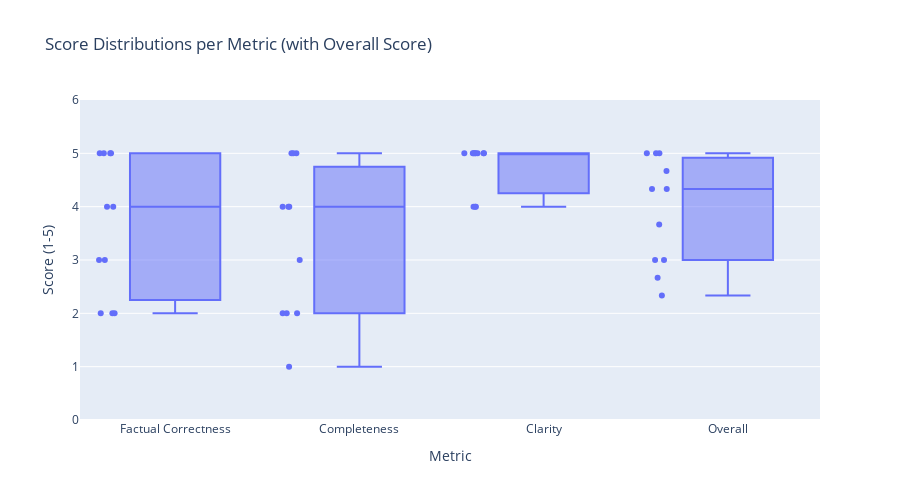

The notebook cell this image was saved under:
### Code cell
import plotly.express as px
import pandas as pd

# Make sure relevant columns are numeric
numeric_cols = [
    'evaluation_factual_correctness_score', 
    'evaluation_completeness_score', 
    'evaluation_clarity_score'
]

df = final_df.copy()
for col in numeric_cols:
    df[col] = pd.to_numeric(df[col], errors='coerce')  # convert invalid to NaN

# Calculate overall average score per question
df['overall_score'] = df[numeric_cols].mean(axis=1)

# Melt DataFrame to long format (including overall score)
melted_df = df.melt(
    id_vars=['question'],
    value_vars=numeric_cols + ['overall_score'],
    var_name='Metric',
    value_name='Score'
)

# Clean up metric names for display
melted_df['Metric'] = (
    melted_df['Metric']
    .str.replace('evaluation_', '', regex=False)
    .str.replace('_score', '', regex=False)
    .str.replace('_', ' ')
    .str.title()
)

# Drop rows with missing scores (optional, if needed)
melted_df = melted_df.dropna(subset=['Score'])

# Plot boxplot
fig = px.box(
    melted_df,
    x='Metric',
    y='Score',
    points='all',  # show individual points
    hover_data=['question'],
    title='Score Distributions per Metric (with Overall Score)',
    height=500
)

fig.update_layout(
    yaxis=dict(range=[0, 6], dtick=1),
    xaxis_title='Metric',
    yaxis_title='Score (1-5)'
)

fig.show()

### Figure 1 — Plotly figure (JSON) as saved in the notebook; plotly's stock layout.template omitted (floating-point values rounded to 4 significant figures)
{"data": [{"alignmentgroup": "True", "boxpoints": "all", "customdata": [["What specific financial highlights or operational changes are mentioned in Oracle Corporation's 2024 fiscal year report, ending on May 31, 2024?"], ["Based on the provided chunk of Huy Bui’s professional profile, which details his experience with Publicis Groupe from June 2022 to the present and his recognition in 2024 for innovative analytics solutions, generate the following question:\n\n**What data science initiatives and client-agnostic applications did Huy Bui lead at Publicis Groupe between 2022 and the present, and how did these contribute to increased productivity and innovation at the company, especially noted by the awards received in 2024?**"], ["How does Cisco Systems, Inc. plan to support customers in modernizing their infrastructure during fiscal year 2024, particularly in terms of automation and real-time network management?"], ["What provisions in Netflix, Inc.'s charter documents and Delaware law could discourage a takeover that stockholders might consider favorable as of the fiscal year ended December 31, 2024?"], ["What are the key factors that Amazon identified as potentially impacting its business in 2024, including technological changes and operational risks?"], ["How did foreign exchange effects impact Meta Platforms, Inc.’s reported revenue and advertising revenue, and what were the corresponding year-over-year growth rates for these metrics, as reflected in the company’s financial results for the full year ended December 31, 2024?"], ["How does NVIDIA Corporation’s approach to leveraging its intellectual property and providing GPU-based hardware solutions help automotive partners, tier-1 suppliers, and start-ups address the complex challenges in autonomous driving for fiscal year 2024?"], ["What criteria did the auditors use to evaluate Alphabet Inc.'s internal control over financial reporting as of December 31, 2024?"], ["How could changes to legal protections for content moderation and third-party content impact Reddit, Inc.'s potential liability and operational costs for the fiscal year ended December 31, 2024?"], ["How did Tesla's hiring and development programs contribute to its employee growth and retention in 2024?"], ["Question:\n\nWhat types of officer certificates and forms of global notes related to Apple Inc.’s debt due between 2026 and 2053 were included in the Form 8-K exhibit during the fiscal year ended September 28, 2024, and what are the respective interest rates for each note?"], ["What specific financial highlights or operational changes are mentioned in Oracle Corporation's 2024 fiscal year report, ending on May 31, 2024?"], ["Based on the provided chunk of Huy Bui’s professional profile, which details his experience with Publicis Groupe from June 2022 to the present and his recognition in 2024 for innovative analytics solutions, generate the following question:\n\n**What data science initiatives and client-agnostic applications did Huy Bui lead at Publicis Groupe between 2022 and the present, and how did these contribute to increased productivity and innovation at the company, especially noted by the awards received in 2024?**"], ["How does Cisco Systems, Inc. plan to support customers in modernizing their infrastructure during fiscal year 2024, particularly in terms of automation and real-time network management?"], ["What provisions in Netflix, Inc.'s charter documents and Delaware law could discourage a takeover that stockholders might consider favorable as of the fiscal year ended December 31, 2024?"], ["What are the key factors that Amazon identified as potentially impacting its business in 2024, including technological changes and operational risks?"], ["How did foreign exchange effects impact Meta Platforms, Inc.’s reported revenue and advertising revenue, and what were the corresponding year-over-year growth rates for these metrics, as reflected in the company’s financial results for the full year ended December 31, 2024?"], ["How does NVIDIA Corporation’s approach to leveraging its intellectual property and providing GPU-based hardware solutions help automotive partners, tier-1 suppliers, and start-ups address the complex challenges in autonomous driving for fiscal year 2024?"], ["What criteria did the auditors use to evaluate Alphabet Inc.'s internal control over financial reporting as of December 31, 2024?"], ["How could changes to legal protections for content moderation and third-party content impact Reddit, Inc.'s potential liability and operational costs for the fiscal year ended December 31, 2024?"], ["How did Tesla's hiring and development programs contribute to its employee growth and retention in 2024?"], ["Question:\n\nWhat types of officer certificates and forms of global notes related to Apple Inc.’s debt due between 2026 and 2053 were included in the Form 8-K exhibit during the fiscal year ended September 28, 2024, and what are the respective interest rates for each note?"], ["What specific financial highlights or operational changes are mentioned in Oracle Corporation's 2024 fiscal year report, ending on May 31, 2024?"], ["Based on the provided chunk of Huy Bui’s professional profile, which details his experience with Publicis Groupe from June 2022 to the present and his recognition in 2024 for innovative analytics solutions, generate the following question:\n\n**What data science initiatives and client-agnostic applications did Huy Bui lead at Publicis Groupe between 2022 and the present, and how did these contribute to increased productivity and innovation at the company, especially noted by the awards received in 2024?**"], ["How does Cisco Systems, Inc. plan to support customers in modernizing their infrastructure during fiscal year 2024, particularly in terms of automation and real-time network management?"], ["What provisions in Netflix, Inc.'s charter documents and Delaware law could discourage a takeover that stockholders might consider favorable as of the fiscal year ended December 31, 2024?"], ["What are the key factors that Amazon identified as potentially impacting its business in 2024, including technological changes and operational risks?"], ["How did foreign exchange effects impact Meta Platforms, Inc.’s reported revenue and advertising revenue, and what were the corresponding year-over-year growth rates for these metrics, as reflected in the company’s financial results for the full year ended December 31, 2024?"], ["How does NVIDIA Corporation’s approach to leveraging its intellectual property and providing GPU-based hardware solutions help automotive partners, tier-1 suppliers, and start-ups address the complex challenges in autonomous driving for fiscal year 2024?"], ["What criteria did the auditors use to evaluate Alphabet Inc.'s internal control over financial reporting as of December 31, 2024?"], ["How could changes to legal protections for content moderation and third-party content impact Reddit, Inc.'s potential liability and operational costs for the fiscal year ended December 31, 2024?"], ["How did Tesla's hiring and development programs contribute to its employee growth and retention in 2024?"], ["Question:\n\nWhat types of officer certificates and forms of global notes related to Apple Inc.’s debt due between 2026 and 2053 were included in the Form 8-K exhibit during the fiscal year ended September 28, 2024, and what are the respective interest rates for each note?"], ["What specific financial highlights or operational changes are mentioned in Oracle Corporation's 2024 fiscal year report, ending on May 31, 2024?"], ["Based on the provided chunk of Huy Bui’s professional profile, which details his experience with Publicis Groupe from June 2022 to the present and his recognition in 2024 for innovative analytics solutions, generate the following question:\n\n**What data science initiatives and client-agnostic applications did Huy Bui lead at Publicis Groupe between 2022 and the present, and how did these contribute to increased productivity and innovation at the company, especially noted by the awards received in 2024?**"], ["How does Cisco Systems, Inc. plan to support customers in modernizing their infrastructure during fiscal year 2024, particularly in terms of automation and real-time network management?"], ["What provisions in Netflix, Inc.'s charter documents and Delaware law could discourage a takeover that stockholders might consider favorable as of the fiscal year ended December 31, 2024?"], ["What are the key factors that Amazon identified as potentially impacting its business in 2024, including technological changes and operational risks?"], ["How did foreign exchange effects impact Meta Platforms, Inc.’s reported revenue and advertising revenue, and what were the corresponding year-over-year growth rates for these metrics, as reflected in the company’s financial results for the full year ended December 31, 2024?"], ["How does NVIDIA Corporation’s approach to leveraging its intellectual property and providing GPU-based hardware solutions help automotive partners, tier-1 suppliers, and start-ups address the complex challenges in autonomous driving for fiscal year 2024?"], ["What criteria did the auditors use to evaluate Alphabet Inc.'s internal control over financial reporting as of December 31, 2024?"], ["How could changes to legal protections for content moderation and third-party content impact Reddit, Inc.'s potential liability and operational costs for the fiscal year ended December 31, 2024?"], ["How did Tesla's hiring and development programs contribute to its employee growth and retention in 2024?"], ["Question:\n\nWhat types of officer certificates and forms of global notes related to Apple Inc.’s debt due between 2026 and 2053 were included in the Form 8-K exhibit during the fiscal year ended September 28, 2024, and what are the respective interest rates for each note?"]], "hovertemplate": "Metric=%{x}<br>Score=%{y}<br>question=%{customdata[0]}<extra></extra>", "legendgroup": "", "marker": {"color": "#636efa"}, "name": "", "notched": false, "offsetgroup": "", "orientation": "v", "showlegend": false, "type": "box", "x": ["Factual Correctness", "Factual Correctness", "Factual Correctness", "Factual Correctness", "Factual Correctness", "Factual Correctness", "Factual Correctness", "Factual Correctness", "Factual Correctness", "Factual Correctness", "Factual Correctness", "Completeness", "Completeness", "Completeness", "Completeness", "Completeness", "Completeness", "Completeness", "Completeness", "Completeness", "Completeness", "Completeness", "Clarity", "Clarity", "Clarity", "Clarity", "Clarity", "Clarity", "Clarity", "Clarity", "Clarity", "Clarity", "Clarity", "Overall", "Overall", "Overall", "Overall", "Overall", "Overall", "Overall", "Overall", "Overall", "Overall", "Overall"], "x0": " ", "xaxis": "x", "y": [5, 2, 5, 5, 4, 3, 2, 5, 4, 2, 3, 4, 2, 5, 5, 4, 2, 1, 5, 4, 2, 3, 5, 4, 5, 5, 5, 4, 4, 5, 5, 5, 5, 4.667, 2.667, 5, 5, 4.333, 3, 2.333, 5, 4.333, 3, 3.667], "y0": " ", "yaxis": "y"}], "layout": {"boxmode": "group", "height": 500, "legend": {"tracegroupgap": 0}, "title": {"text": "Score Distributions per Metric (with Overall Score)"}, "xaxis": {"anchor": "y", "domain": [0, 1], "title": {"text": "Metric"}}, "yaxis": {"anchor": "x", "domain": [0, 1], "dtick": 1, "range": [0, 6], "title": {"text": "Score (1-5)"}}}}
